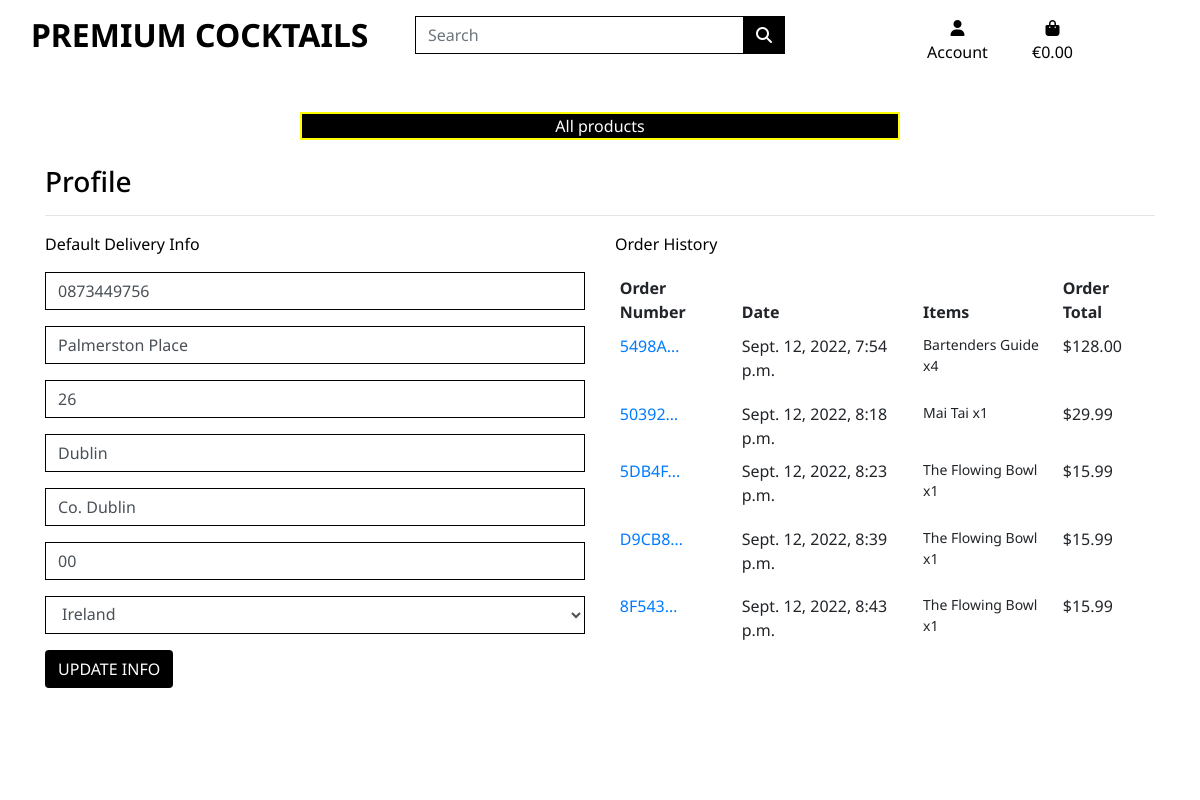
The page /profile/ (signed in) on the database as committed earlier.
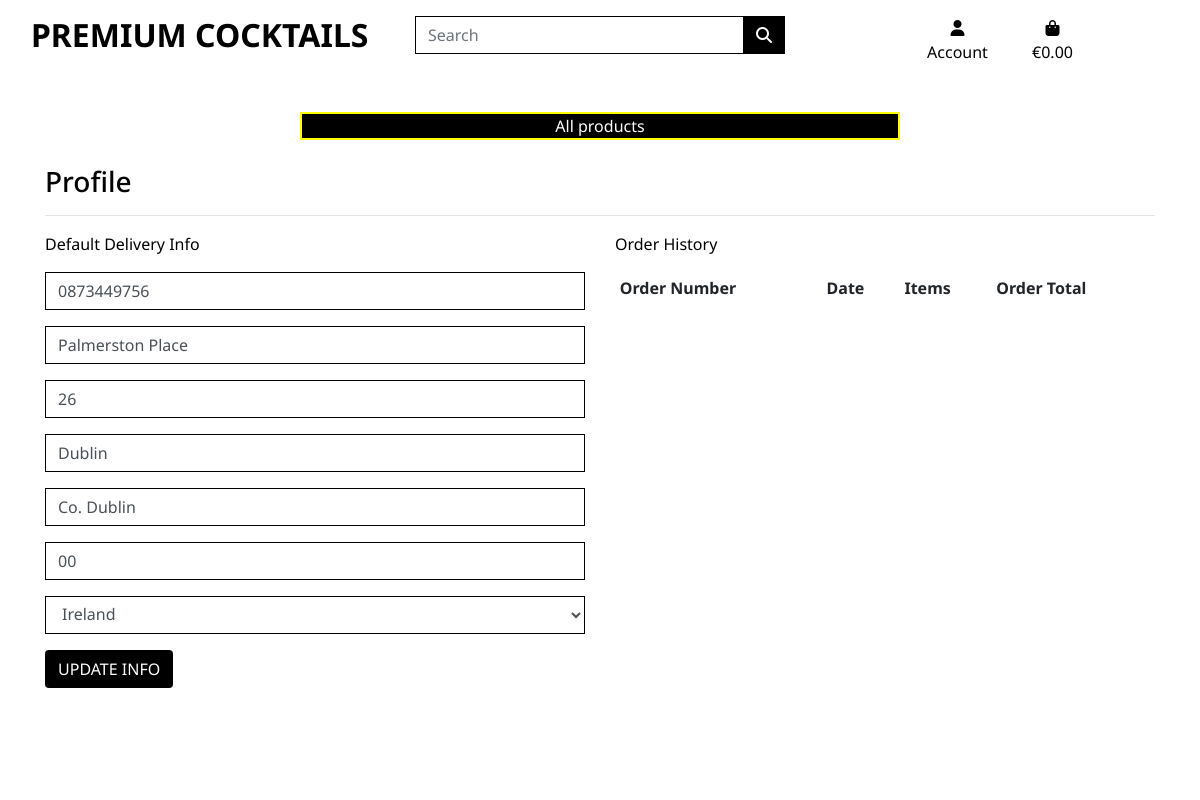
The same page on the database as committed later.
### profiles/models.py (models this page shows, shortened)
class UserProfile(models.Model):
    user = models.OneToOneField(User, on_delete=models.CASCADE)
    default_phone_number = models.CharField(max_length=20, null=True, blank=True)
    default_street_address1 = models.CharField(max_length=80, null=True, blank=True)
    default_street_address2 = models.CharField(max_length=80, null=True, blank=True)
    default_town_or_city = models.CharField(max_length=40, null=True, blank=True)
    default_county = models.CharField(max_length=80, null=True, blank=True)
    default_postcode = models.CharField(max_length=20, null=True, blank=True)
    default_country = CountryField(blank_label='Country', null=True, blank=True)

### checkout/models.py (models this page shows, shortened)
class Order(models.Model):
    order_number = models.CharField(max_length=32, null=False, editable=False)
    user_profile = models.ForeignKey(
        UserProfile, on_delete=models.SET_NULL,
        null=True, blank=True, related_name='orders'
    )
    full_name = models.CharField(max_length=50, null=False, blank=False)
    email = models.EmailField(max_length=254, null=False, blank=False)
    phone_number = models.CharField(max_length=20, null=False, blank=False)
    country = CountryField(blank_label='Country *', null=False, blank=False)
    postcode = models.CharField(max_length=20, null=False, blank=False)
    town_or_city = models.CharField(max_length=40, null=False, blank=False)
    street_address1 = models.CharField(max_length=80, null=False, blank=False)
    street_address2 = models.CharField(max_length=80, null=False, blank=False)
    county = models.CharField(max_length=80, null=False, blank=False)
    date = models.DateTimeField(auto_now_add=True)
    delivery_cost = models.DecimalField(max_digits=6, decimal_places=2, null=False, blank=False, default=0)
    order_total = models.DecimalField(max_digits=10, decimal_places=2, null=False, blank=False, default=0)
    grand_total = models.DecimalField(max_digits=10, decimal_places=2, null=False, blank=False, default=0)
    original_basket = models.TextField(null=False, blank=False, default='')
    stripe_pid = models.CharField(max_length=254, null=False, blank=False, default='')
    def __str__(self):
        return self.order_number

class OrderLineItem(models.Model):
    order = models.ForeignKey(Order, null=False, blank=False,  on_delete=models.CASCADE, related_name='lineitems')
    product = models.ForeignKey(Product, null=False, blank=False, on_delete=models.CASCADE)
    quantity = models.IntegerField(null=False, blank=False, default=0)
    lineitem_total = models.DecimalField(max_digits=6, decimal_places=2, null=False, blank=False, editable=False)

### products/models.py (models this page shows, shortened)
class Product(models.Model):
    category = models.ForeignKey('Category', null=True, blank=True, on_delete=models.SET_NULL)
    name = models.CharField(max_length=150)
    price = models.DecimalField(max_digits=6, decimal_places=2)
    image = models.ImageField(null=True, blank=True)
    description = models.TextField()
    abv = models.DecimalField(max_digits=3, decimal_places=1)
    has_abv = models.BooleanField(default=False, null=True, blank=True)

### profiles/views.py (the view)
# urls.py: path('profile/', include('profiles.urls')),
def profile(request):
    profile = get_object_or_404(UserProfile, user=request.user)
    orders = profile.orders.all()
    if request.method == 'POST':
        form = UserProfileForm(request.POST, instance=profile)
        if form.is_valid():
            form.save()
            messages.success(request, 'Profile updated.')
        else:
            messages.error(request, 'Update has failed, Check your details are correct')
    else:
        form = UserProfileForm(instance=profile)
    template = 'profiles/profile.html'
    context = {
        'form': form,
        'orders': orders,
        'on_profile_page': True,
    }
    return render(request, template, context)

### profiles/forms.py
class UserProfileForm(forms.ModelForm):
    class Meta:
        model = UserProfile
        exclude = ('user',)
    def __init__(self, *args, **kwargs):
        super().__init__(*args, **kwargs)
        placeholders = {
            'default_phone_number': 'Phone Number',
            'default_postcode': 'Postal Code',
            'default_town_or_city': 'Town or City',
            'default_street_address1': 'Street Address 1',
            'default_street_address2': 'Street Address 2',
            'default_county': 'County, State or Locality',
        }
        self.fields['default_phone_number'].widget.attrs['autofocus'] = True
        for field in self.fields:
            if field != 'default_country':
                if self.fields[field].required:
                    placeholder = f'{placeholders[field]} *'
                else:
                    placeholder = placeholders[field]
                self.fields[field].widget.attrs['placeholder'] = placeholder
            self.fields[field].widget.attrs['class'] = 'border-black rounded-0 profile-form-input'
            self.fields[field].label = False

### basket/contexts.py (called while the page is built, shortened)
def basket_content(request):
    basket_items = []
    total = 0
    product_count = 0
    basket = request.session.get('basket', {})
    context = {
        'basket_items': basket_items,
        'total': total,
        'product_count': product_count,
        'grand_total': total,
    }
    return context

### profiles/templates/profiles/profile.html (shortened to what this page needs)
{% extends "base.html" %}
{% load static %}
{% block extra_css %}
    <link rel="stylesheet" href="{% static 'profiles/css/checkout.css' %}">
{% endblock %}
{% block content %}
    <div class="overlay"></div>
    <div class="container">
        <div class="row">
            <div class="col">
                <h3 class="text-black">Profile</h3>
                <hr>
            </div>
        </div>
        <div class="row">
            <div class="col-12 col-lg-6">
                <p>Default Delivery Info</p>
                <form action="{% url 'profile' %}" method="POST" id="profile-update-form">
                    {{ form|crispy }}
                    <button class="btn btn-black text-right text-uppercase">Update Info</button>
                </form>
            </div>
            <div class="col-12 col-lg-6">
                <p>Order History</p>
                <div class="order-history table-responsive">
                    <table class="table table-sm table-borderless">
                        <thead>
                            <tr>
                                <th>Order Number</th>
                                <th>Date</th>
                                <th>Items</th>
                                <th>Order Total</th>
                            </tr>
                        </thead>
                       <tbody>
                        {% for order in orders %}
                            <tr>
                                <td>
                                    <a href="{% url 'order_history' order.order_number %}"
                                    title="{{ order.order_number }}">
                                        {{ order.order_number|truncatechars:6 }}
                                    </a>
                                </td>
                                <td>{{ order.date }}</td>
                                <td>
                                    <ul class="list-unstyled">
                                        {% for item in order.lineitems.all %}
                                            <li class="small">
                                                {{ item.product.name }} x{{ item.quantity }}
                                            </li>
                                        {% endfor %}
                                    </ul>
                                </td>
                                <td>${{ order.grand_total }}</td>
                            </tr>
                        {% endfor %}
                    </tbody>
                    </table>
                </div>
            </div>
        </div>
{% endblock %}

### templates/base.html (shortened to what this page needs)
{% load static %}
<!doctype html>
<html lang="en">
<head>
    {% block corecss %}
    <link rel="stylesheet" href="https://cdn.jsdelivr.net/npm/bootstrap@4.6.2/dist/css/bootstrap.min.css"
>
    <link rel="stylesheet" href="{% static 'css/base.css' %}">
    {% endblock %}
    {% block extra_css %}
    {% endblock %}
</head>
<body>
    <header class="container-fluid fixed-top">
        <header class="container-fluid fixed-top">
            <div id="topnav" class="row bg-white pt-lg-2 d-none d-lg-flex">
                <div class="col-12 col-lg-4 text-center ">
                    <a href="{% url 'home' %}" class="nav-link main-logo-link">
                        <h2 class="logo-font text text-black"><strong>Premium Cocktails</strong></h2>
                    </a>
                </div>
                <div class="col-12 col-lg-4 mt-2 text-center">
                    <form method="GET" action="{% url 'products' %}">
                        <div class="input-group w-100">
                            <input class="form-control border border-black rounded-0" type="text" name="q" placeholder="Search">
                            <div class="input-group-append">
                                <button class="form-control btn btn-black border border-black rounded-0" type="submit">
                                    <span class="icon">
                                        <i class="fas fa-search"></i>
                                    </span>
                                </button>
                            </div>
                        </div>
                    </form>
                </div>
                <div class="col-12 col-lg-4 text-center">
                    <ul class="list-inline list-unstyled text-center mb-0">
                        <li class="list-inline-item dropdown">
                            <a class="text-black nav-link" href="#" id="user-options" data-toggle="dropdown" aria-haspopup="true" aria-expanded="false">
                                <div class="text-center">
                                    <div><i class="fas fa-user"></i></div>
                                    <p>Account</p>
                                </div>
                            </a>
                        </li>
                        <li class="list-inline-item">
                            <a class="{% if grand_total %} text-info font-weight-bold {% else %} text-black {% endif %} nav-link" href="{% url 'view_basket' %}">
                                <div class="text-center">
                                    <div><i class="fas fa-shopping-bag"></i></div>
                                    <p>
                                        {% if grand_total %}
                                            €{{ grand_total|floatformat:2 }}
                                        {% else %}
                                            €0.00
                                        {% endif %}
                                    </p>
                                </div>
                            </a>
                        </li>
                    </ul>
                </div>
            </div>
            <div class="row bg-white">
                <nav class="navbar navbar-expand-lg navbar-light w-100">
                </nav>
            </div>
            <div class="row bg-white pt-lg-2 d-none d-lg-flex p-0">
                <div class="text-center all-products w-50">
                    <a  data-toggle="dropdown">
                        All products
                    </a>
                </div>
            </div>
        </header>
    </header>
    {% block content %}
    {% endblock %}
</body>
</html>

### static/css/base.css (style rules this page uses)
html { height: 100%; }
body { background: url('/media/homepage-background.jpg') no-repeat center center; background-size: cover; margin-top: 165px; font-family: 'Noto Sans', sans-serif; color: black; }
.logo-font { text-transform: uppercase; }
.text-black { color: #000 !important; }
.border-black { border: 1px solid black !important; }
.main-logo-link { width: fit-content; }
.all-products { color: white; background: black; border: 2px solid yellow; margin-left: auto; margin-right: auto; }
.btn-black { background-color: #000; color: white; }
.overlay { height:100%; width: 100%; top: 0; left: 0; position: fixed; background-color: white; z-index: -1; }

### checkout/static/checkout/css/checkout.css (style rules this page uses)
select, select option { color: #000000; }

Rows that differ between the two databases and show on the page:
removed Order: order_number "5498A…", date "Sept. 12, 2022, 7:54 p.m.", grand_total "128.00"
removed OrderLineItem: product.name "Bartenders Guide", quantity "4", shown under "5498A…"
removed Order: order_number "50392…", date "Sept. 12, 2022, 8:18 p.m.", grand_total "29.99"
removed OrderLineItem: product.name "Mai Tai", quantity "1", shown under "50392…"
removed Order: order_number "5DB4F…", date "Sept. 12, 2022, 8:23 p.m.", grand_total "15.99"
removed OrderLineItem: product.name "The Flowing Bowl", quantity "1", shown under "5DB4F…"
removed Order: order_number "D9CB8…", date "Sept. 12, 2022, 8:39 p.m.", grand_total "15.99"
removed OrderLineItem: product.name "The Flowing Bowl", quantity "1", shown under "D9CB8…"
removed Order: order_number "8F543…", date "Sept. 12, 2022, 8:43 p.m.", grand_total "15.99"
removed OrderLineItem: product.name "The Flowing Bowl", quantity "1", shown under "8F543…"
